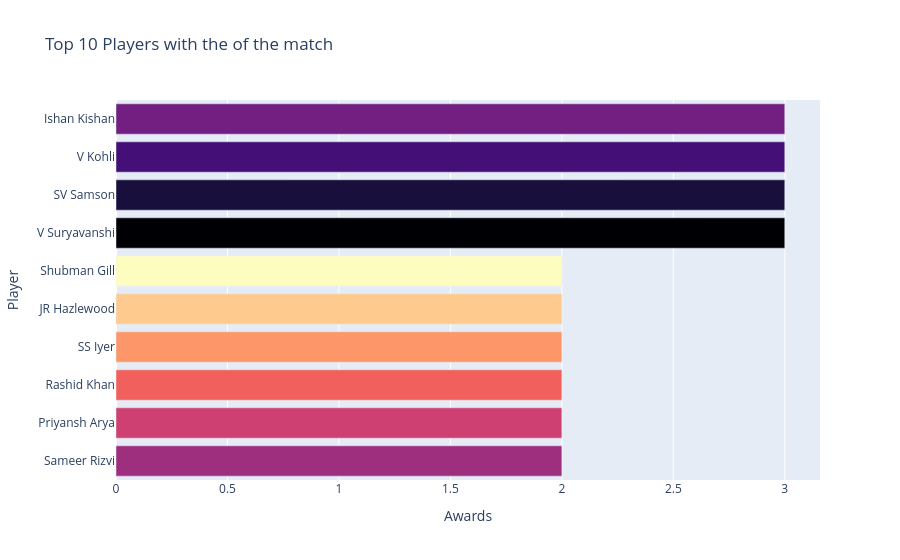

The cell this chart's notebook holds for it:
### Code cell
fig = px.bar(x=count.values, y=count.index, orientation='h',
             color=count.index, color_discrete_sequence=px.colors.sequential.Magma,
             labels={'x': 'Awards', 'y': 'Player'},
             title='Top 10 Players with the of the match')
fig.update_layout(yaxis={'categoryorder': 'total ascending'}, showlegend=False)
fig.show()

### Figure 1 — Plotly figure (JSON) as saved in the notebook; plotly's stock layout.template omitted (floating-point values rounded to 4 significant figures)
{"data": [{"hovertemplate": "color=V Suryavanshi<br>Awards=%{x}<br>Player=%{y}<extra></extra>", "legendgroup": "V Suryavanshi", "marker": {"color": "#000004", "pattern": {"shape": ""}}, "name": "V Suryavanshi", "orientation": "h", "showlegend": true, "textposition": "auto", "type": "bar", "x": [3], "xaxis": "x", "y": ["V Suryavanshi"], "yaxis": "y"}, {"hovertemplate": "color=SV Samson<br>Awards=%{x}<br>Player=%{y}<extra></extra>", "legendgroup": "SV Samson", "marker": {"color": "#180f3d", "pattern": {"shape": ""}}, "name": "SV Samson", "orientation": "h", "showlegend": true, "textposition": "auto", "type": "bar", "x": [3], "xaxis": "x", "y": ["SV Samson"], "yaxis": "y"}, {"hovertemplate": "color=V Kohli<br>Awards=%{x}<br>Player=%{y}<extra></extra>", "legendgroup": "V Kohli", "marker": {"color": "#440f76", "pattern": {"shape": ""}}, "name": "V Kohli", "orientation": "h", "showlegend": true, "textposition": "auto", "type": "bar", "x": [3], "xaxis": "x", "y": ["V Kohli"], "yaxis": "y"}, {"hovertemplate": "color=Ishan Kishan<br>Awards=%{x}<br>Player=%{y}<extra></extra>", "legendgroup": "Ishan Kishan", "marker": {"color": "#721f81", "pattern": {"shape": ""}}, "name": "Ishan Kishan", "orientation": "h", "showlegend": true, "textposition": "auto", "type": "bar", "x": [3], "xaxis": "x", "y": ["Ishan Kishan"], "yaxis": "y"}, {"hovertemplate": "color=Sameer Rizvi<br>Awards=%{x}<br>Player=%{y}<extra></extra>", "legendgroup": "Sameer Rizvi", "marker": {"color": "#9e2f7f", "pattern": {"shape": ""}}, "name": "Sameer Rizvi", "orientation": "h", "showlegend": true, "textposition": "auto", "type": "bar", "x": [2], "xaxis": "x", "y": ["Sameer Rizvi"], "yaxis": "y"}, {"hovertemplate": "color=Priyansh Arya<br>Awards=%{x}<br>Player=%{y}<extra></extra>", "legendgroup": "Priyansh Arya", "marker": {"color": "#cd4071", "pattern": {"shape": ""}}, "name": "Priyansh Arya", "orientation": "h", "showlegend": true, "textposition": "auto", "type": "bar", "x": [2], "xaxis": "x", "y": ["Priyansh Arya"], "yaxis": "y"}, {"hovertemplate": "color=Rashid Khan<br>Awards=%{x}<br>Player=%{y}<extra></extra>", "legendgroup": "Rashid Khan", "marker": {"color": "#f1605d", "pattern": {"shape": ""}}, "name": "Rashid Khan", "orientation": "h", "showlegend": true, "textposition": "auto", "type": "bar", "x": [2], "xaxis": "x", "y": ["Rashid Khan"], "yaxis": "y"}, {"hovertemplate": "color=SS Iyer<br>Awards=%{x}<br>Player=%{y}<extra></extra>", "legendgroup": "SS Iyer", "marker": {"color": "#fd9668", "pattern": {"shape": ""}}, "name": "SS Iyer", "orientation": "h", "showlegend": true, "textposition": "auto", "type": "bar", "x": [2], "xaxis": "x", "y": ["SS Iyer"], "yaxis": "y"}, {"hovertemplate": "color=JR Hazlewood<br>Awards=%{x}<br>Player=%{y}<extra></extra>", "legendgroup": "JR Hazlewood", "marker": {"color": "#feca8d", "pattern": {"shape": ""}}, "name": "JR Hazlewood", "orientation": "h", "showlegend": true, "textposition": "auto", "type": "bar", "x": [2], "xaxis": "x", "y": ["JR Hazlewood"], "yaxis": "y"}, {"hovertemplate": "color=Shubman Gill<br>Awards=%{x}<br>Player=%{y}<extra></extra>", "legendgroup": "Shubman Gill", "marker": {"color": "#fcfdbf", "pattern": {"shape": ""}}, "name": "Shubman Gill", "orientation": "h", "showlegend": true, "textposition": "auto", "type": "bar", "x": [2], "xaxis": "x", "y": ["Shubman Gill"], "yaxis": "y"}], "layout": {"barmode": "relative", "legend": {"title": {"text": "color"}, "tracegroupgap": 0}, "showlegend": false, "title": {"text": "Top 10 Players with the of the match"}, "xaxis": {"anchor": "y", "domain": [0.0, 1.0], "title": {"text": "Awards"}}, "yaxis": {"anchor": "x", "categoryorder": "total ascending", "domain": [0.0, 1.0], "title": {"text": "Player"}}}}
